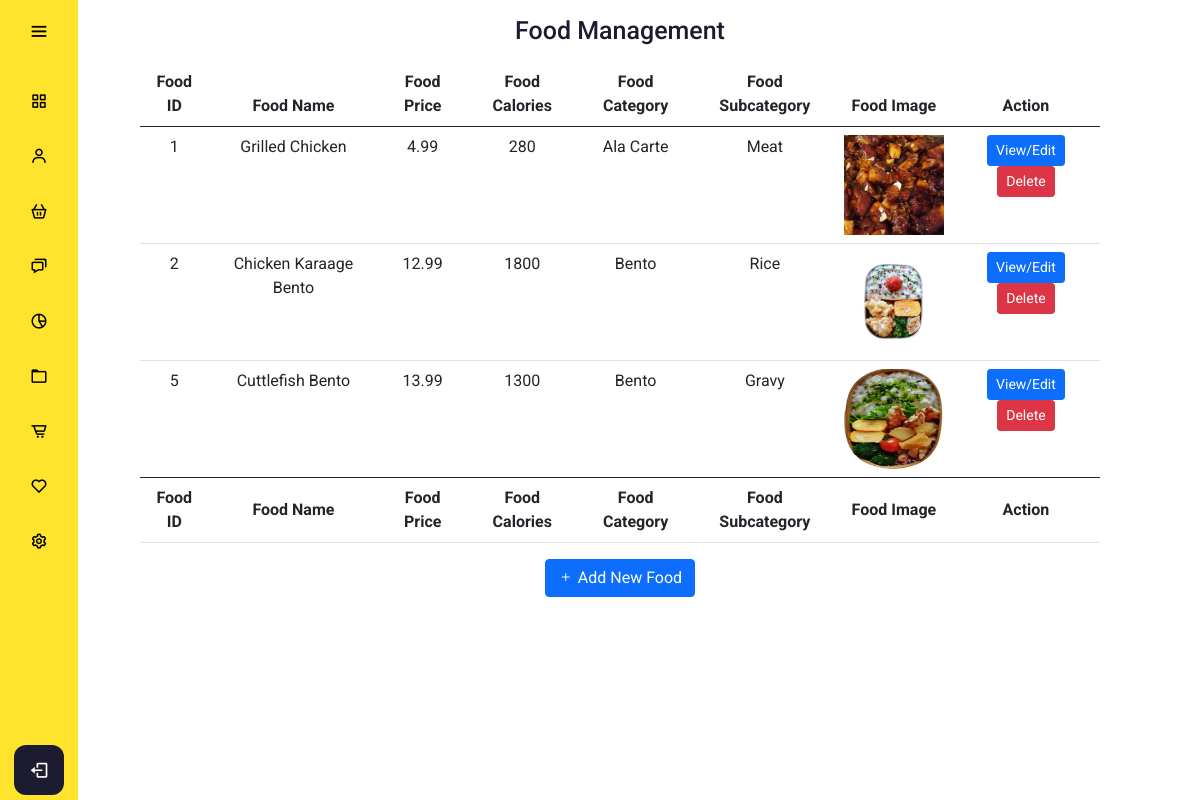
/admin/foodmanagement.php, run on an earlier commit of the app's database.
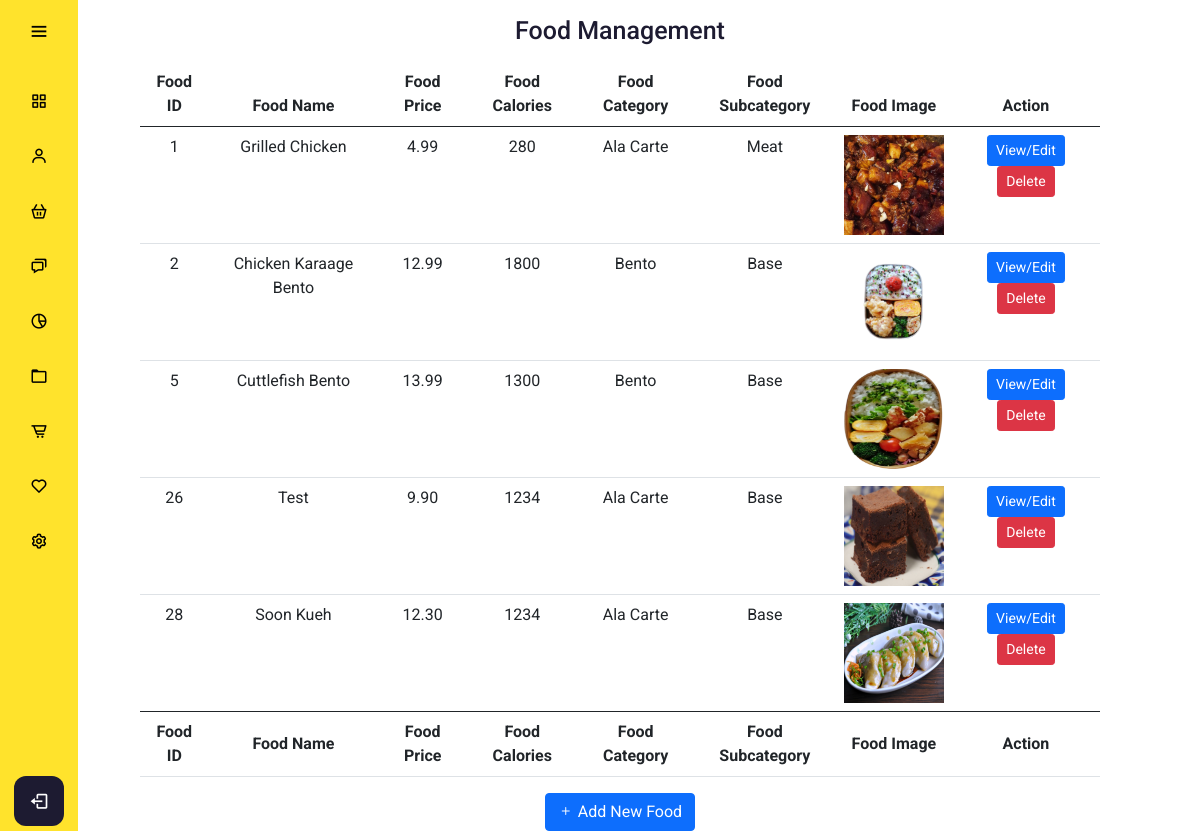
And on a later commit of the database.
### tables this page shows
CREATE TABLE `food` (
  `food_id` int(11) NOT NULL,
  `food_name` varchar(255) NOT NULL,
  `food_category` varchar(128) NOT NULL,
  `food_subcategory` varchar(128) NOT NULL,
  `food_healthierchoice` smallint(6) DEFAULT '0',
  `food_vegan` smallint(6) DEFAULT NULL,
  `food_price` decimal(10,2) NOT NULL,
  `food_calories` int(11) NOT NULL,
  `food_img` varchar(256) DEFAULT NULL
);

### config/db.php (called while the page is built, shortened)
<?php
class DB {
  protected static $mdb = null;
  public static function getMDB() {
    $mdb = DB::$mdb;
    if ($mdb === null) {
      $mdb = DB::$mdb = new MeekroDB();
    }
    $mdb->sync_config();
    return $mdb;
  }
  public static function query() { $args = func_get_args(); return call_user_func_array(array(DB::getMDB(), 'query'), $args); }
}
class MeekroDB {
  public $encoding = 'latin1';
  public $connect_options = array(MYSQLI_OPT_CONNECT_TIMEOUT => 30);
  public $internal_mysql = null;
  public function __construct($host=null, $user=null, $password=null, $dbName=null, $port=null, $encoding=null, $socket=null)  {
    if ($encoding === null) $encoding = DB::$encoding;
    $this->encoding = $encoding;
  }
  public function get() {
    $mysql = $this->internal_mysql;
    if (!($mysql instanceof MySQLi)) {
      $mysql = new mysqli();
      foreach ($this->connect_options as $key => $value) {
        $mysql->options($key, $value);
      }
      $mysql->set_charset($this->encoding);
      $this->internal_mysql = $mysql;
    }
    return $mysql;
  }
  protected function preparseQueryParams() {
    $args = func_get_args();
    $sql = trim(strval(array_shift($args)));
    $args_all = $args;
    if (count($args_all) == 0) return array($sql);
    $chunkyQuery = array();
    return $chunkyQuery;
  }
  public function parseQueryParams() {
    $args = func_get_args();
    $chunkyQuery = call_user_func_array(array($this, 'preparseQueryParams'), $args);
    $query = '';
    foreach ($chunkyQuery as $chunk) {
      if (is_string($chunk)) {
        $query .= $chunk;
        continue;
      }
      $result = '';
      $query .= $result;
    }
    return $query;
  }
  protected function prependCall($function, $args, $prepend) { array_unshift($args, $prepend); return call_user_func_array($function, $args); }
  public function query() { $args = func_get_args(); return $this->prependCall(array($this, 'queryHelper'), $args, 'assoc'); }
  protected function queryHelper() {
    $args = func_get_args();
    $type = array_shift($args);
    $db = $this->get();
    $is_buffered = true;
    $row_type = 'assoc';
    $full_names = false;
    $sql = call_user_func_array(array($this, 'parseQueryParams'), $args);
    $result = $db->query($sql, $is_buffered ? MYSQLI_STORE_RESULT : MYSQLI_USE_RESULT);
    $return = array();
    while ($row = ($row_type == 'assoc' ? $result->fetch_assoc() : $result->fetch_row())) {
      $return[] = $row;
    }
    return $return;
  }
}
?>

### admin/foodmanagement.php (the view, shortened to what this page needs)
<?php
include "../config/db.php";
?>
<!DOCTYPE html>
<html lang="en" dir="ltr">
  <head>
    <link rel="stylesheet" href="adminstyle.css">
    <link href='https://unpkg.com/boxicons@2.0.7/css/boxicons.min.css' rel='stylesheet'>
    <link href="https://cdn.jsdelivr.net/npm/bootstrap@5.0.0-beta3/dist/css/bootstrap.min.css" rel="stylesheet">
    <link rel="stylesheet" href="https://cdn.jsdelivr.net/npm/bootstrap-icons@1.4.1/font/bootstrap-icons.css">
   </head>
<body>
  <?php
  include "adminheader.php";
  ?>
  <div class="home_content">
    <div class="text">Food Management </div>
    <table class="table table-hover">
        <thead>
            <tr>
            <th scope="col">Food ID</th>
            <th scope="col">Food Name</th>
            <th scope="col">Food Price</th>
            <th scope="col">Food Calories</th>
            <th scope="col">Food Category</th>
            <th scope="col">Food Subcategory</th>
            <th scope="col">Food Image</th>
            <th scope="col">Action</th>
            </tr>
        </thead>
        <tbody>
        <?php
        $getFoodQuery = DB::query("SELECT * FROM food");
        foreach($getFoodQuery as $getFoodResult){
        ?>
            <tr class="fooddata fooddata<?php echo $getFoodResult['food_id']; ?>">
              <td class="foodid"><?php echo $getFoodResult['food_id']; ?></td>
              <td class="foodname"><?php echo ucwords($getFoodResult['food_name']); ?></td>
              <td class="foodname"><?php echo $getFoodResult['food_price']; ?></td>
              <td class="foodcalories"><?php echo $getFoodResult['food_calories']; ?></td>
              <td class="foodcategory"><?php echo ucwords($getFoodResult['food_category']); ?></td>
              <td class="foodsubcategory"><?php echo ucwords($getFoodResult['food_subcategory']); ?></td>
              <td class="foodsimg"><img src="<?php echo $getFoodResult['food_img']; ?>"></td>
              <td><button type="button" class="btn btn-primary btn-sm editFood" id="editFood" value="editFood" data-id="<?php echo $getFoodResult['food_id']; ?>" data-bs-toggle="modal" data-bs-target="#foodinfo<?php echo $getFoodResult['food_id']; ?>" >View/Edit</button>
                  <button type="button" class="btn btn-danger btn-sm deleteFood" data-id="<?php echo $getFoodResult['food_id']; ?>" data-url="<?php echo $getFoodResult['food_img'] ?>" data-name="<?php echo $getFoodResult['food_name']; ?>" >Delete</button>
              </td>
            </tr>
        <?php
        }
        ?>
        </tbody>
        <tfoot>
          <tr>
            <th scope="col">Food ID</th>
            <th scope="col">Food Name</th>
            <th scope="col">Food Price</th>
            <th scope="col">Food Calories</th>
            <th scope="col">Food Category</th>
            <th scope="col">Food Subcategory</th>
            <th scope="col">Food Image</th>
            <th scope="col">Action</th>
          </tr>
        </tfoot>
    </table>
    <button type="button" data-bs-toggle="modal" data-bs-target="#addFood" class="btn btn-primary"><i class="bi bi-plus"></i> Add New Food</button>
  </div>
</body>
</html>

### admin/adminheader.php (shortened to what this page needs)
<div class="sidebar ">
    <div class="logo_content">
      <i class='bx bx-menu' id="btn" ></i>
    </div>
    <ul class="nav_list">
      <li>
        <a href="<?php echo htmlspecialchars(SITE_URL . "admin/adminmanagement.php"); ?>">
          <i class='bx bx-grid-alt' ></i>
        </a>
      </li>
      <li>
        <a href="<?php echo htmlspecialchars(SITE_URL . "admin/usermanagement.php"); ?>">
          <i class='bx bx-user' ></i>
        </a>
      </li>
      <li>
        <a href="<?php echo htmlspecialchars(SITE_URL . "admin/foodmanagement.php"); ?>">
          <i class='bx bx-basket' ></i>
        </a>
      </li>
      <li>
        <a href="#">
          <i class='bx bx-chat' ></i>
        </a>
      </li>
      <li>
        <a href="#">
          <i class='bx bx-pie-chart-alt-2' ></i>
        </a>
      </li>
      <li>
        <a href="#">
          <i class='bx bx-folder' ></i>
        </a>
      </li>
      <li>
        <a href="#">
          <i class='bx bx-cart-alt' ></i>
        </a>
      </li>
      <li>
        <a href="#">
          <i class='bx bx-heart' ></i>
        </a>
      </li>
      <li>
        <a href="#">
          <i class='bx bx-cog' ></i>
        </a>
      </li>
    </ul>
    <div class="profile_content">
      <div class="profile">
        <a href="<?php echo htmlspecialchars(SITE_URL . "admin/adminlogout.php"); ?>">
          <i class='bx bx-log-out adminlogout' id="log_out" ></i>
        </a>
      </div>
    </div>
  </div>

### admin/adminstyle.css (style rules this page uses)
* { margin: 0; padding: 0; box-sizing: border-box; font-family: "Roboto" , sans serif; }
body { position: relative; min-height: 100vh; width: 100%; overflow: scroll; }
.sidebar { position: fixed; top: 0; left: 0; height: 100%; width: 78px; background: #FFE32C; padding: 6px 14px; z-index: 99; transition: all 0.5s ease; }
.sidebar #btn { position: absolute; color: #000; top: 6px; left: 50%; font-size: 22px; height: 50px; width: 50px; text-align: center; line-height: 50px; transform: translateX(-50%); }
.sidebar ul { margin-top: 20px; }
.sidebar ul li { position: relative; height: 50px; width: 100%; margin: 0 5px; list-style: none; line-height: 50px; margin: 5px 0; }
.sidebar ul li a { color: #000; display: flex; align-items: center; text-decoration: none; border-radius: 12px; white-space: nowrap; transition: all 0.4s ease; }
.sidebar ul li i { font-size: 18px; font-weight: 400; height: 50px; min-width: 50px; border-radius: 12px; line-height: 50px; text-align: center; }
.sidebar .profile_content { position: absolute; color: #fff; bottom: 0; left: 0; width: 100%; }
.sidebar .profile_content .profile { position: relative; padding: 10px 6px; height: 60px; background: none; transition: all 0.4s ease; }
.profile #log_out { position: absolute; bottom: 5px; left: 50%; transform: translateX(-50%); min-width: 50px; line-height: 50px; font-size: 20px; border-radius: 12px; text-align: center; transition: all 0.4s ease; background: #1d1b31; }
.home_content { position: absolute; height: 100%; width: 80%; text-align: center; left: 140px; background: none; box-shadow: 0 5px 10px rgba(0,0,0,0.2px); transition: all 0.5s ease; justify-self: center; }
.home_content .text { font-size: 25px; font-weight: 500; color: #1d1b31; margin: 12px; }
button { border-radius: 5px; background-color: #fff; }
.nav_list { padding:0; }
.foodsimg { width:100px; height:100px; }
img { width:100px; height:100px; }
.adminlogout { text-decoration: none; color: white; }

What changed in the data, as far as the page shows it:
changed food "Chicken Karaage Bento": food_subcategory "Rice" → "Base"
changed food "Cuttlefish Bento": food_subcategory "Gravy" → "Base"
added food: food_id "26", food_name "Test", food_price "9.90", food_calories "1234", food_category "Ala Carte", food_subcategory "Base", food_img (picture)
added food: food_id "28", food_name "Soon Kueh", food_price "12.30", food_calories "1234", food_category "Ala Carte", food_subcategory "Base", food_img (picture)
